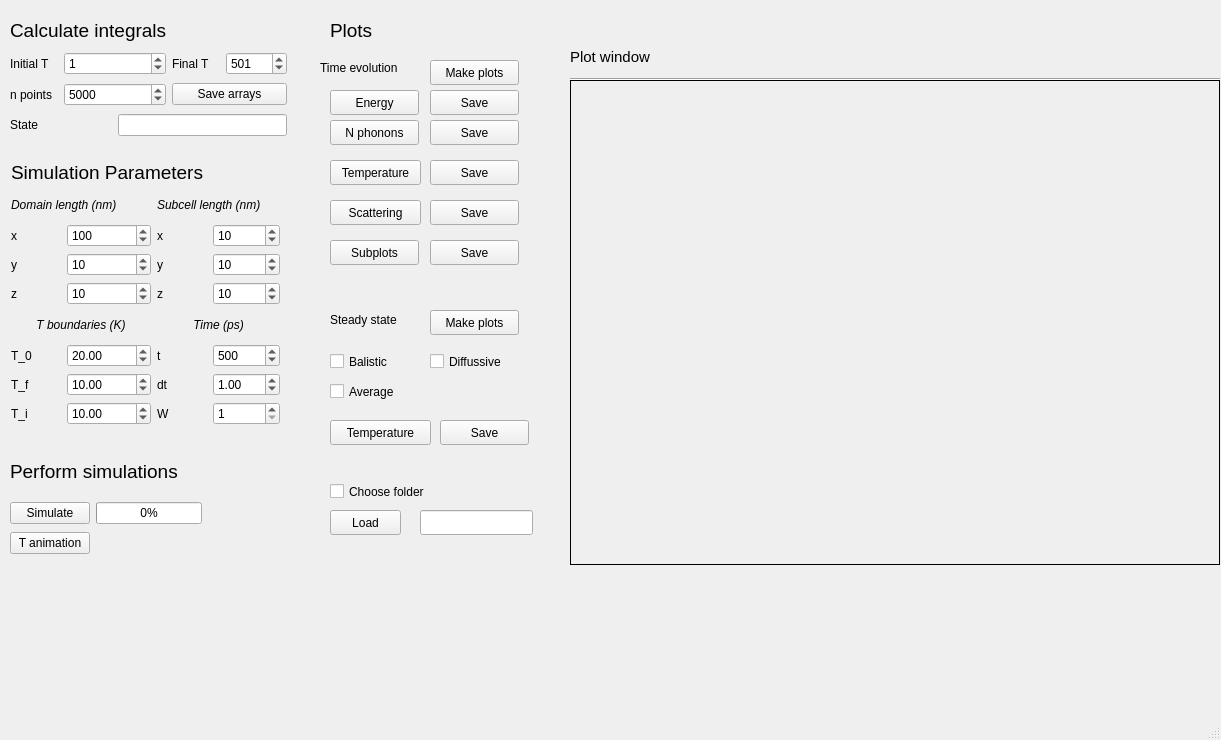
<?xml version="1.0" encoding="UTF-8"?>
<ui version="4.0">
 <class>GrayModel</class>
 <widget class="QMainWindow" name="GrayModel">
  <property name="geometry">
   <rect>
    <x>0</x>
    <y>0</y>
    <width>1221</width>
    <height>740</height>
   </rect>
  </property>
  <property name="windowTitle">
   <string>Nanoscale Heat Transport - Gray Model</string>
  </property>
  <widget class="QWidget" name="centralwidget">
   <widget class="QLabel" name="label_2">
    <property name="geometry">
     <rect>
      <x>10</x>
      <y>20</y>
      <width>171</width>
      <height>21</height>
     </rect>
    </property>
    <property name="font">
     <font>
      <pointsize>14</pointsize>
     </font>
    </property>
    <property name="text">
     <string>Calculate integrals</string>
    </property>
   </widget>
   <widget class="QLabel" name="label_7">
    <property name="geometry">
     <rect>
      <x>11</x>
      <y>161</y>
      <width>196</width>
      <height>22</height>
     </rect>
    </property>
    <property name="font">
     <font>
      <pointsize>14</pointsize>
     </font>
    </property>
    <property name="text">
     <string>Simulation Parameters</string>
    </property>
   </widget>
   <widget class="QWidget" name="layoutWidget">
    <property name="geometry">
     <rect>
      <x>10</x>
      <y>50</y>
      <width>277</width>
      <height>91</height>
     </rect>
    </property>
    <layout class="QGridLayout" name="gridLayout">
     <item row="0" column="0">
      <widget class="QLabel" name="label_3">
       <property name="text">
        <string>Initial T</string>
       </property>
      </widget>
     </item>
     <item row="0" column="1" colspan="2">
      <widget class="QSpinBox" name="init_T">
       <property name="maximum">
        <number>1000</number>
       </property>
       <property name="value">
        <number>1</number>
       </property>
      </widget>
     </item>
     <item row="0" column="3">
      <widget class="QLabel" name="label_4">
       <property name="text">
        <string>Final T</string>
       </property>
      </widget>
     </item>
     <item row="0" column="4">
      <widget class="QSpinBox" name="final_T">
       <property name="maximum">
        <number>10000</number>
       </property>
       <property name="value">
        <number>501</number>
       </property>
      </widget>
     </item>
     <item row="1" column="0">
      <widget class="QLabel" name="label_5">
       <property name="text">
        <string>n points</string>
       </property>
      </widget>
     </item>
     <item row="1" column="1" colspan="2">
      <widget class="QSpinBox" name="n">
       <property name="maximum">
        <number>100000</number>
       </property>
       <property name="value">
        <number>5000</number>
       </property>
      </widget>
     </item>
     <item row="1" column="3" colspan="2">
      <widget class="QPushButton" name="save_arrays">
       <property name="text">
        <string>Save arrays</string>
       </property>
      </widget>
     </item>
     <item row="2" column="0" colspan="2">
      <widget class="QLabel" name="label_6">
       <property name="text">
        <string>State</string>
       </property>
      </widget>
     </item>
     <item row="2" column="2" colspan="3">
      <widget class="QLineEdit" name="state"/>
     </item>
    </layout>
   </widget>
   <widget class="QLabel" name="label_24">
    <property name="geometry">
     <rect>
      <x>10</x>
      <y>460</y>
      <width>196</width>
      <height>22</height>
     </rect>
    </property>
    <property name="font">
     <font>
      <pointsize>14</pointsize>
     </font>
    </property>
    <property name="text">
     <string>Perform simulations</string>
    </property>
   </widget>
   <widget class="QLabel" name="label_11">
    <property name="geometry">
     <rect>
      <x>330</x>
      <y>20</y>
      <width>61</width>
      <height>21</height>
     </rect>
    </property>
    <property name="font">
     <font>
      <pointsize>14</pointsize>
     </font>
    </property>
    <property name="text">
     <string>Plots</string>
    </property>
   </widget>
   <widget class="QPushButton" name="energy_evolution_plot">
    <property name="geometry">
     <rect>
      <x>330</x>
      <y>90</y>
      <width>89</width>
      <height>25</height>
     </rect>
    </property>
    <property name="text">
     <string>Energy</string>
    </property>
   </widget>
   <widget class="QPushButton" name="phonons_evolution_plot">
    <property name="geometry">
     <rect>
      <x>330</x>
      <y>120</y>
      <width>89</width>
      <height>25</height>
     </rect>
    </property>
    <property name="text">
     <string>N phonons</string>
    </property>
   </widget>
   <widget class="QPushButton" name="T_evolution_plot">
    <property name="geometry">
     <rect>
      <x>330</x>
      <y>160</y>
      <width>91</width>
      <height>25</height>
     </rect>
    </property>
    <property name="text">
     <string>Temperature</string>
    </property>
   </widget>
   <widget class="QPushButton" name="scattering_evolution_plot">
    <property name="geometry">
     <rect>
      <x>330</x>
      <y>200</y>
      <width>91</width>
      <height>25</height>
     </rect>
    </property>
    <property name="text">
     <string>Scattering</string>
    </property>
   </widget>
   <widget class="QPushButton" name="steady_T_plot">
    <property name="geometry">
     <rect>
      <x>330</x>
      <y>420</y>
      <width>101</width>
      <height>25</height>
     </rect>
    </property>
    <property name="text">
     <string>Temperature</string>
    </property>
   </widget>
   <widget class="QLabel" name="label_12">
    <property name="geometry">
     <rect>
      <x>320</x>
      <y>60</y>
      <width>101</width>
      <height>16</height>
     </rect>
    </property>
    <property name="text">
     <string>Time evolution</string>
    </property>
   </widget>
   <widget class="QLabel" name="label_27">
    <property name="geometry">
     <rect>
      <x>330</x>
      <y>310</y>
      <width>101</width>
      <height>20</height>
     </rect>
    </property>
    <property name="text">
     <string>Steady state</string>
    </property>
   </widget>
   <widget class="QPushButton" name="save_energy_evolution">
    <property name="geometry">
     <rect>
      <x>430</x>
      <y>90</y>
      <width>89</width>
      <height>25</height>
     </rect>
    </property>
    <property name="text">
     <string>Save</string>
    </property>
   </widget>
   <widget class="QPushButton" name="save_phonons_evolution">
    <property name="geometry">
     <rect>
      <x>430</x>
      <y>120</y>
      <width>89</width>
      <height>25</height>
     </rect>
    </property>
    <property name="text">
     <string>Save</string>
    </property>
   </widget>
   <widget class="QPushButton" name="save_T_evolution">
    <property name="geometry">
     <rect>
      <x>430</x>
      <y>160</y>
      <width>89</width>
      <height>25</height>
     </rect>
    </property>
    <property name="text">
     <string>Save</string>
    </property>
   </widget>
   <widget class="QPushButton" name="save_scattering_evolution">
    <property name="geometry">
     <rect>
      <x>430</x>
      <y>200</y>
      <width>89</width>
      <height>25</height>
     </rect>
    </property>
    <property name="text">
     <string>Save</string>
    </property>
   </widget>
   <widget class="QPushButton" name="save_T_steady">
    <property name="geometry">
     <rect>
      <x>440</x>
      <y>420</y>
      <width>89</width>
      <height>25</height>
     </rect>
    </property>
    <property name="text">
     <string>Save</string>
    </property>
   </widget>
   <widget class="QLabel" name="label_28">
    <property name="geometry">
     <rect>
      <x>570</x>
      <y>49</y>
      <width>91</width>
      <height>16</height>
     </rect>
    </property>
    <property name="font">
     <font>
      <family>Ubuntu</family>
      <pointsize>11</pointsize>
      <weight>50</weight>
      <bold>false</bold>
     </font>
    </property>
    <property name="text">
     <string>Plot window</string>
    </property>
   </widget>
   <widget class="Line" name="line_5">
    <property name="geometry">
     <rect>
      <x>570</x>
      <y>71</y>
      <width>650</width>
      <height>16</height>
     </rect>
    </property>
    <property name="orientation">
     <enum>Qt::Horizontal</enum>
    </property>
   </widget>
   <widget class="QLabel" name="imageLabel">
    <property name="geometry">
     <rect>
      <x>570</x>
      <y>80</y>
      <width>650</width>
      <height>485</height>
     </rect>
    </property>
    <property name="minimumSize">
     <size>
      <width>650</width>
      <height>485</height>
     </size>
    </property>
    <property name="frameShape">
     <enum>QFrame::Panel</enum>
    </property>
    <property name="lineWidth">
     <number>1</number>
    </property>
    <property name="text">
     <string/>
    </property>
   </widget>
   <widget class="QPushButton" name="make_evolution_plots">
    <property name="geometry">
     <rect>
      <x>430</x>
      <y>60</y>
      <width>89</width>
      <height>25</height>
     </rect>
    </property>
    <property name="text">
     <string>Make plots</string>
    </property>
   </widget>
   <widget class="QPushButton" name="time_evolution_subplots">
    <property name="geometry">
     <rect>
      <x>330</x>
      <y>240</y>
      <width>89</width>
      <height>25</height>
     </rect>
    </property>
    <property name="text">
     <string>Subplots</string>
    </property>
   </widget>
   <widget class="QPushButton" name="save_subplots_evolution">
    <property name="geometry">
     <rect>
      <x>430</x>
      <y>240</y>
      <width>89</width>
      <height>25</height>
     </rect>
    </property>
    <property name="text">
     <string>Save</string>
    </property>
   </widget>
   <widget class="QWidget" name="layoutWidget">
    <property name="geometry">
     <rect>
      <x>10</x>
      <y>500</y>
      <width>192</width>
      <height>58</height>
     </rect>
    </property>
    <layout class="QGridLayout" name="gridLayout_3">
     <item row="0" column="0">
      <widget class="QPushButton" name="simulate">
       <property name="text">
        <string>Simulate</string>
       </property>
      </widget>
     </item>
     <item row="0" column="1">
      <widget class="QProgressBar" name="progressBar_simulation">
       <property name="value">
        <number>0</number>
       </property>
      </widget>
     </item>
     <item row="1" column="0">
      <widget class="QPushButton" name="T_animation">
       <property name="text">
        <string>T animation</string>
       </property>
      </widget>
     </item>
    </layout>
   </widget>
   <widget class="QWidget" name="layoutWidget">
    <property name="geometry">
     <rect>
      <x>11</x>
      <y>191</y>
      <width>269</width>
      <height>234</height>
     </rect>
    </property>
    <layout class="QGridLayout" name="gridLayout_2">
     <item row="0" column="0" colspan="2">
      <widget class="QLabel" name="label_25">
       <property name="font">
        <font>
         <italic>true</italic>
        </font>
       </property>
       <property name="text">
        <string>Domain length (nm)</string>
       </property>
      </widget>
     </item>
     <item row="0" column="2" colspan="2">
      <widget class="QLabel" name="label_26">
       <property name="font">
        <font>
         <italic>true</italic>
        </font>
       </property>
       <property name="text">
        <string>Subcell length (nm)</string>
       </property>
      </widget>
     </item>
     <item row="1" column="0">
      <widget class="QLabel" name="label_8">
       <property name="text">
        <string>x </string>
       </property>
      </widget>
     </item>
     <item row="1" column="1">
      <widget class="QSpinBox" name="Lx">
       <property name="maximum">
        <number>1000000</number>
       </property>
       <property name="value">
        <number>100</number>
       </property>
      </widget>
     </item>
     <item row="1" column="2">
      <widget class="QLabel" name="label_13">
       <property name="text">
        <string>x</string>
       </property>
      </widget>
     </item>
     <item row="1" column="3">
      <widget class="QSpinBox" name="Lx_subcell">
       <property name="maximum">
        <number>1000000</number>
       </property>
       <property name="value">
        <number>10</number>
       </property>
      </widget>
     </item>
     <item row="2" column="0">
      <widget class="QLabel" name="label_9">
       <property name="text">
        <string>y </string>
       </property>
      </widget>
     </item>
     <item row="2" column="1">
      <widget class="QSpinBox" name="Ly">
       <property name="maximum">
        <number>1000000</number>
       </property>
       <property name="value">
        <number>10</number>
       </property>
      </widget>
     </item>
     <item row="2" column="2">
      <widget class="QLabel" name="label_14">
       <property name="text">
        <string>y</string>
       </property>
      </widget>
     </item>
     <item row="2" column="3">
      <widget class="QSpinBox" name="Ly_subcell">
       <property name="maximum">
        <number>1000000</number>
       </property>
       <property name="value">
        <number>10</number>
       </property>
      </widget>
     </item>
     <item row="3" column="0">
      <widget class="QLabel" name="label_10">
       <property name="text">
        <string>z </string>
       </property>
      </widget>
     </item>
     <item row="3" column="1">
      <widget class="QSpinBox" name="Lz">
       <property name="maximum">
        <number>1000000</number>
       </property>
       <property name="value">
        <number>10</number>
       </property>
      </widget>
     </item>
     <item row="3" column="2">
      <widget class="QLabel" name="label_15">
       <property name="text">
        <string>z</string>
       </property>
      </widget>
     </item>
     <item row="3" column="3">
      <widget class="QSpinBox" name="Lz_subcell">
       <property name="maximum">
        <number>1000000</number>
       </property>
       <property name="value">
        <number>10</number>
       </property>
      </widget>
     </item>
     <item row="4" column="0" colspan="2">
      <widget class="QLabel" name="label_16">
       <property name="font">
        <font>
         <italic>true</italic>
        </font>
       </property>
       <property name="text">
        <string>T boundaries (K)</string>
       </property>
       <property name="alignment">
        <set>Qt::AlignCenter</set>
       </property>
      </widget>
     </item>
     <item row="5" column="0">
      <widget class="QLabel" name="label_18">
       <property name="text">
        <string>T_0</string>
       </property>
      </widget>
     </item>
     <item row="5" column="1">
      <widget class="QDoubleSpinBox" name="T0">
       <property name="minimum">
        <double>-9.000000000000000</double>
       </property>
       <property name="maximum">
        <double>999999.000000000000000</double>
       </property>
       <property name="value">
        <double>20.000000000000000</double>
       </property>
      </widget>
     </item>
     <item row="5" column="2">
      <widget class="QLabel" name="label_21">
       <property name="text">
        <string>t</string>
       </property>
      </widget>
     </item>
     <item row="5" column="3">
      <widget class="QSpinBox" name="t">
       <property name="minimum">
        <number>1</number>
       </property>
       <property name="maximum">
        <number>1000000</number>
       </property>
       <property name="value">
        <number>500</number>
       </property>
      </widget>
     </item>
     <item row="6" column="0">
      <widget class="QLabel" name="label_19">
       <property name="text">
        <string>T_f</string>
       </property>
      </widget>
     </item>
     <item row="6" column="1">
      <widget class="QDoubleSpinBox" name="Tf">
       <property name="maximum">
        <double>9999.989999999999782</double>
       </property>
       <property name="value">
        <double>10.000000000000000</double>
       </property>
      </widget>
     </item>
     <item row="6" column="2">
      <widget class="QLabel" name="label_22">
       <property name="text">
        <string>dt</string>
       </property>
      </widget>
     </item>
     <item row="7" column="0">
      <widget class="QLabel" name="label_20">
       <property name="text">
        <string>T_i</string>
       </property>
      </widget>
     </item>
     <item row="7" column="1">
      <widget class="QDoubleSpinBox" name="Ti">
       <property name="maximum">
        <double>9999.989999999999782</double>
       </property>
       <property name="value">
        <double>10.000000000000000</double>
       </property>
      </widget>
     </item>
     <item row="7" column="2">
      <widget class="QLabel" name="label_23">
       <property name="text">
        <string>W</string>
       </property>
      </widget>
     </item>
     <item row="7" column="3">
      <widget class="QSpinBox" name="W">
       <property name="minimum">
        <number>1</number>
       </property>
       <property name="maximum">
        <number>1000000</number>
       </property>
      </widget>
     </item>
     <item row="4" column="2" colspan="2">
      <widget class="QLabel" name="label_17">
       <property name="font">
        <font>
         <italic>true</italic>
        </font>
       </property>
       <property name="text">
        <string>Time (ps)</string>
       </property>
       <property name="alignment">
        <set>Qt::AlignCenter</set>
       </property>
      </widget>
     </item>
     <item row="6" column="3">
      <widget class="QDoubleSpinBox" name="dt">
       <property name="value">
        <double>1.000000000000000</double>
       </property>
      </widget>
     </item>
    </layout>
   </widget>
   <widget class="QPushButton" name="make_steady_state_plots">
    <property name="geometry">
     <rect>
      <x>430</x>
      <y>310</y>
      <width>89</width>
      <height>25</height>
     </rect>
    </property>
    <property name="text">
     <string>Make plots</string>
    </property>
   </widget>
   <widget class="QCheckBox" name="balistic">
    <property name="geometry">
     <rect>
      <x>330</x>
      <y>350</y>
      <width>92</width>
      <height>23</height>
     </rect>
    </property>
    <property name="text">
     <string>Balistic</string>
    </property>
   </widget>
   <widget class="QCheckBox" name="diffussive">
    <property name="geometry">
     <rect>
      <x>430</x>
      <y>350</y>
      <width>92</width>
      <height>23</height>
     </rect>
    </property>
    <property name="text">
     <string>Diffussive</string>
    </property>
   </widget>
   <widget class="QCheckBox" name="average">
    <property name="geometry">
     <rect>
      <x>330</x>
      <y>380</y>
      <width>92</width>
      <height>23</height>
     </rect>
    </property>
    <property name="text">
     <string>Average</string>
    </property>
   </widget>
   <widget class="QCheckBox" name="choose_folder">
    <property name="geometry">
     <rect>
      <x>330</x>
      <y>480</y>
      <width>121</width>
      <height>23</height>
     </rect>
    </property>
    <property name="text">
     <string>Choose folder</string>
    </property>
   </widget>
   <widget class="QPushButton" name="load">
    <property name="geometry">
     <rect>
      <x>330</x>
      <y>510</y>
      <width>71</width>
      <height>25</height>
     </rect>
    </property>
    <property name="text">
     <string>Load</string>
    </property>
   </widget>
   <widget class="QLineEdit" name="folder_loaded">
    <property name="geometry">
     <rect>
      <x>420</x>
      <y>510</y>
      <width>113</width>
      <height>25</height>
     </rect>
    </property>
   </widget>
  </widget>
  <widget class="QMenuBar" name="menubar">
   <property name="geometry">
    <rect>
     <x>0</x>
     <y>0</y>
     <width>1221</width>
     <height>22</height>
    </rect>
   </property>
  </widget>
  <widget class="QStatusBar" name="statusbar"/>
 </widget>
 <resources/>
 <connections/>
</ui>
